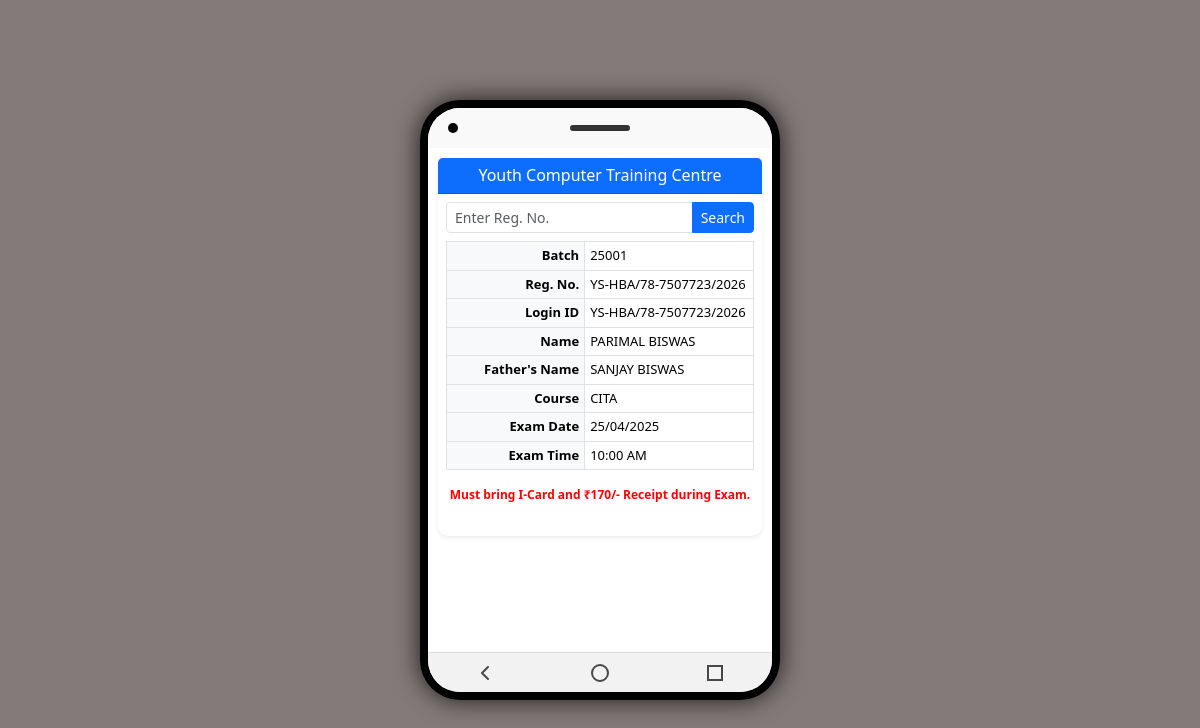
Page /viewexam.php?regno=YS-HBA/78-7507723/2026 on the committed database.
### tables this page shows
create table `exam` (
  `batch` varchar(10) DEFAULT NULL,
  `regno` varchar(25) DEFAULT NULL,
  `loginid` varchar(25) DEFAULT NULL,
  `sname` varchar(30) DEFAULT NULL,
  `fname` varchar(30) DEFAULT NULL,
  `course` varchar(10) DEFAULT NULL,
  `exam_date` date DEFAULT NULL,
  `exam_time` time DEFAULT NULL
);

### viewexam.php (the view, shortened to what this page needs)
<?php
include 'connection.php';
?>
<!DOCTYPE html>
<html lang="en">
<head>
  <link href="https://cdn.jsdelivr.net/npm/bootstrap@5.3.3/dist/css/bootstrap.min.css" rel="stylesheet">
</head>
<body>
<div class="phone-frame">
  <div class="phone-screen">
    <div class="top-bar">
      <div class="camera"></div>
      <div class="speaker"></div>
    </div>
    <div class="screen-content">
      <div class="card shadow-sm">
        <div class="card-header bg-primary text-white text-center py-2">
          <h6 class="mb-0">Youth Computer Training Centre</h6>
        </div>
        <div class="card-body p-2">
          <form method="get" class="mb-2">
            <div class="input-group input-group-sm">
              <input type="text" name="regno" class="form-control" placeholder="Enter Reg. No." required>
              <button type="submit" class="btn btn-primary">Search</button>
            </div>
          </form>
          <?php
          if (isset($_GET['regno'])) {
              $regno = $conn->real_escape_string($_GET['regno']);
              $sql = "SELECT * FROM exam WHERE regno LIKE '%$regno%'";
              $result = $conn->query($sql);
              if ($result->num_rows > 0) {
                  while ($row = $result->fetch_assoc()) {
                      $formatted_date = date("d/m/Y", strtotime($row['exam_date']));
                      $formatted_time = date("h:i A", strtotime($row['exam_time']));
                      echo "<div class='table-responsive mb-2'>";
                      echo "<table class='table table-bordered table-sm'>
                              <tr><th>Batch</th><td>{$row['batch']}</td></tr>
                              <tr><th>Reg. No.</th><td>{$row['regno']}</td></tr>
                              <tr><th>Login ID</th><td>{$row['loginid']}</td></tr>
                              <tr><th>Name</th><td>{$row['sname']}</td></tr>
                              <tr><th>Father's Name</th><td>{$row['fname']}</td></tr>
                              <tr><th>Course</th><td>{$row['course']}</td></tr>
                              <tr><th>Exam Date</th><td>{$formatted_date}</td></tr>
                              <tr><th>Exam Time</th><td>{$formatted_time}</td></tr>
                            </table>";
                      echo "<p class='note'>Must bring I-Card and ₹170/- Receipt during Exam.</p>";
                      echo "</div>";
                  }
              } else {
                  echo "<div class='alert alert-warning text-center p-1'>No records found.</div>";
              }
          }
          ?>
        </div>
      </div>
    </div>
    <div class="nav-bar">
      <div class="nav-btn">
        <svg viewBox="0 0 24 24" fill="none">
          <path d="M15 18L9 12L15 6" stroke="black" stroke-width="2" stroke-linecap="round" stroke-linejoin="round"/>
        </svg>
      </div>
      <div class="nav-btn">
        <div class="home"></div>
      </div>
      <div class="nav-btn">
        <div class="square"></div>
      </div>
    </div>
  </div>
</div>
</body>
</html>

### viewexam.php (style rules this page uses)
body { margin: 0; padding: 0; background: #837a79; display: flex; justify-content: center; align-items: center; height: 100vh; font-family: 'Segoe UI', sans-serif; }
.phone-frame { width: 360px; height: 600px; background: #000; border-radius: 40px; box-shadow: 0 0 25px rgba(0, 0, 0, 0.8); padding: 8px; box-sizing: border-box; position: relative; }
.phone-screen { width: 100%; height: 100%; background: #fff; border-radius: 32px; overflow: hidden; display: flex; flex-direction: column; position: relative; }
.top-bar { height: 40px; position: relative; background: #f9f9f9; display: flex; align-items: center; justify-content: center; }
.camera { width: 10px; height: 10px; background: #000; border-radius: 50%; position: absolute; left: 20px; }
.speaker { width: 60px; height: 6px; background: #333; border-radius: 3px; }
.screen-content { flex: 1; padding: 10px; overflow-y: auto; box-sizing: border-box; }
.nav-bar { height: 40px; background: #f2f2f2; border-top: 1px solid #ddd; display: flex; justify-content: space-around; align-items: center; }
.nav-btn { display: flex; align-items: center; justify-content: center; width: 32px; height: 32px; opacity: 0.7; }
.nav-btn svg { width: 24px; height: 24px; }
.home { width: 18px; height: 18px; border-radius: 50%; border: 2px solid #000; }
.square { width: 16px; height: 16px; border: 2px solid #000; }
.card { border-radius: 10px; border: none; }
.card-header { padding: 8px; }
.input-group .form-control { font-size: 14px; }
.table th { width: 45%; background-color: #f8f9fa; text-align: right; font-size: 13px; padding-right: 5px; }
.table td { font-weight: 500; font-size: 13px; padding-left: 5px; }
.note { text-align: center; color: red; font-weight: 600; font-size: 12px; margin-top: 10px; }

### rows in the picture
exam: batch "25001", regno "YS-HBA/78-7507723/2026", loginid "YS-HBA/78-7507723/2026", sname "PARIMAL BISWAS", fname "SANJAY BISWAS", course "CITA", exam_date "25/04/2025", exam_time "10:00 AM"
